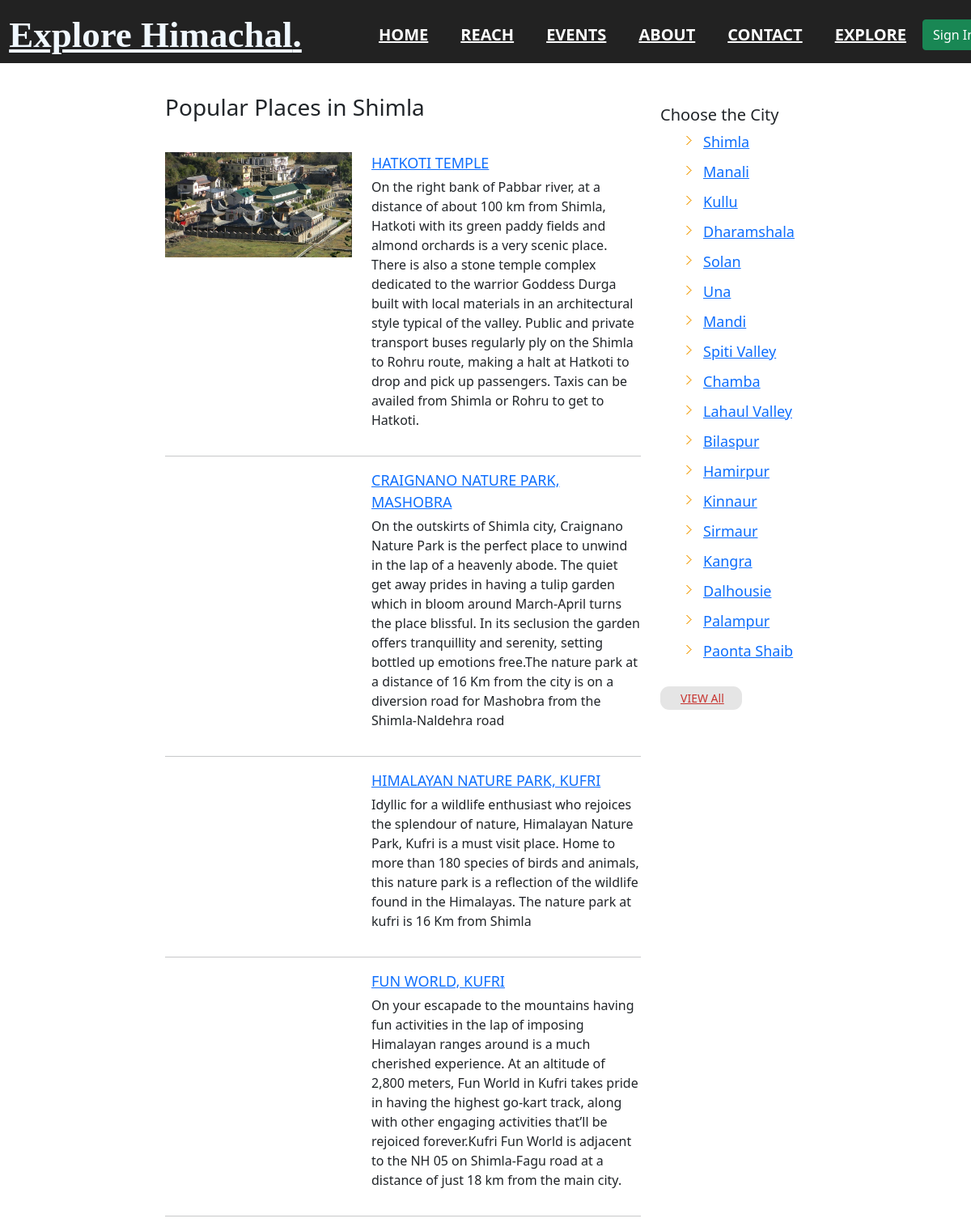
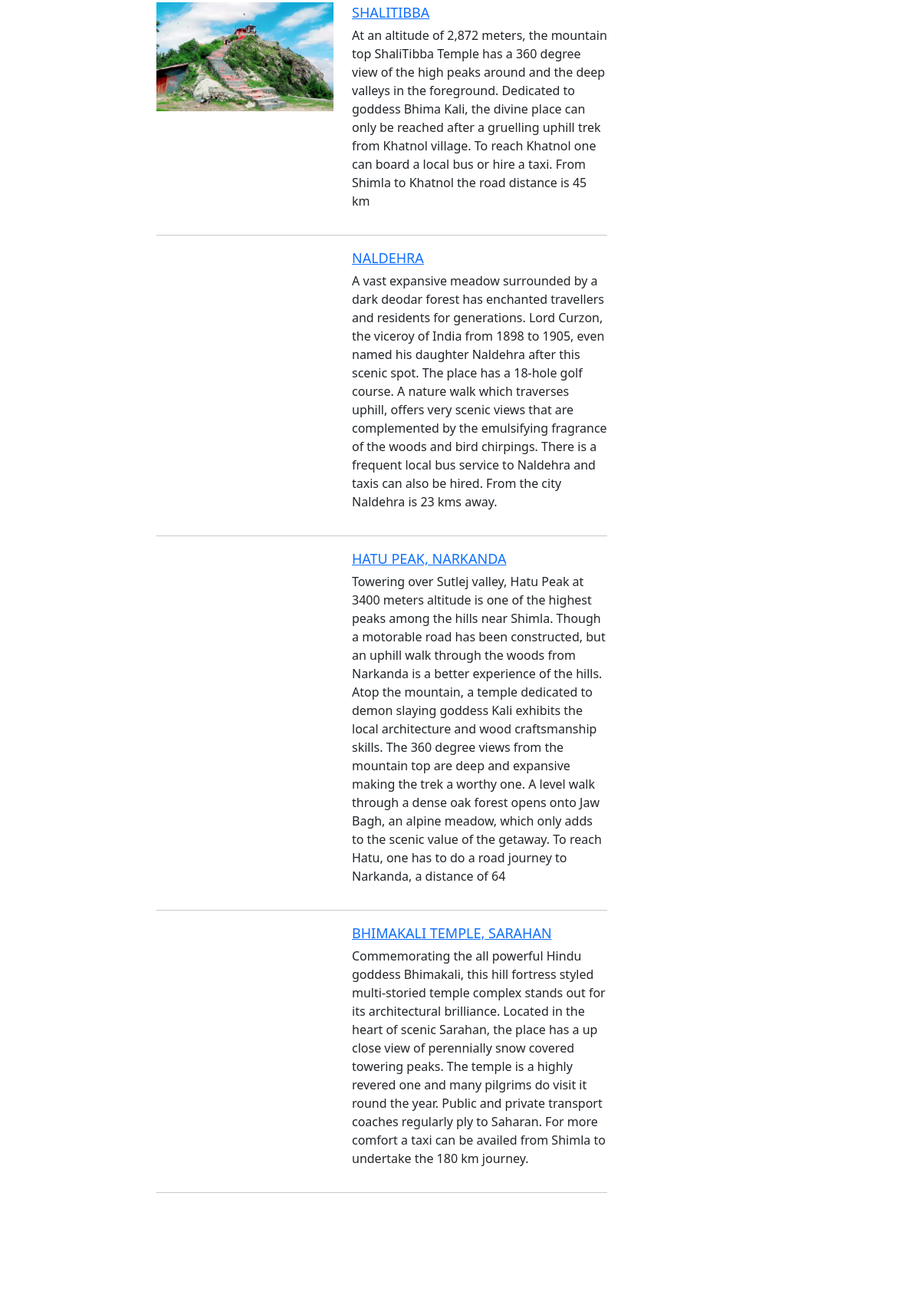
The app's page /touristdestination/explore/Shimla (upper part) with its own data (2 pictures, top to bottom).
### tables this page shows
CREATE TABLE "TouristDestination" (
                "index" SERIAL UNIQUE,
                "name" TEXT,
                "state" TEXT,
                "city" TEXT,
	            "type" TEXT,
                "openingtime" TEXT,
                "closingtime" TEXT,
                "spendingforindian" TEXT,
                "isMedCondAllowed" TEXT,
                "location" TEXT,
                "longitude" TEXT,
                "latitude" TEXT,
                "timerequired" INTEGER,
                "blockData" TEXT
            );

### TouristsDestination/TouristDestinationController.py (the view)
@touristdestination.route('/explore/<cityname>', methods=['GET'])
def places(cityname):
    if (not session.get("index") is None):
        userService = UserServices.UserServices(db)
        userData = userService.getUserSession(session.get("index"))
        if (userData[0]):
            name = userData[1].name
            firstname = name
            if " " in name:
                firstname = name.split()[0]
            usertype = userData[1].usertype
    else:
        userData = [False]
        firstname = ""
        usertype = ""
    service = Services(db)
    data = service.getDestinationsByCity(cityname)
    cityData = service.getCityByName(cityname)
    if(data[0] and cityData[0]):
        return render_template("placesList.html", loggedIn=userData[0], firstname=firstname, destinations=data[1], cityname=cityname, type=usertype, descriptions=data[2])
    else:
        return redirect(url_for('touristdestination.explore'))

### TouristsDestination/TouristDestinationRepo.py (called while the page is built)
    def getDestinationsByCity(self, cityname):
        try:
            query = """ SELECT * from "TouristDestination"
                        WHERE "city" = '{}'; """.format(cityname)
            self.cur.execute(query)
            table = self.cur.fetchall()
        except Exception as e:
            print(e)
            return [False, None]
        destinations = []
        for data in table:
            print("Table = ", data, data[1])
            destination = TouristDestinationModel.TouristDestination(
                data[0], data[1], data[2], data[3], data[4], data[5], data[6], data[7], data[8], data[9], data[10], data[11], data[12], json.loads(data[13]))
            destinations.append(destination)
        return [True, destinations]

### TouristsDestination/TouristDestinationServices.py (called while the page is built)
    def getDestinationsByCity(self, cityname):
        data = self.db.getDestinationsByCity(cityname)
        print("data",data)
        print("data2", data[1])
        description = []
        for i in data[1]:
            print("i", i.blockData)
            description.append(i.blockData)
        print("description",description)
        return [data[0], data[1], description]

    def getCityByName(self, cityname):
        data = self.citydb.getCityByName(cityname)
        return data

### TouristsDestination/citiesRepo.py (called while the page is built)
    def getCityByName(self, name):
        try:
            query = """ SELECT * from "Cities" WHERE "name" = '{}';""".format(
                name)
            self.cur.execute(query)
            data = self.cur.fetchall()
            city = {"index": data[0][0], "name": data[0]
                    [1], "state": data[0][2]}
        except Exception as e:
            print(e)
            return [False, None]
        return [True, city]

### TouristsDestination/templates/placesList.html (shortened to what this page needs)
<!DOCTYPE html>
<html lang="en">
<head>
	<link rel="stylesheet" href="{{ url_for('touristdestination.static', filename='assets/css/camera.css') }}">
	<link rel="stylesheet" href="{{ url_for('touristdestination.static', filename='assets/css/owl.carousel.css') }}">
	<link rel="stylesheet" href="{{ url_for('touristdestination.static', filename='assets/css/style1.css') }} ">
	<link href=" {{ url_for('static', filename='assets/css/style.css') }}" rel="stylesheet">
	<link href="{{ url_for('static', filename='assets/css/main.css') }}" rel="stylesheet">
	<link rel="stylesheet" href="{{ url_for('static', filename='assets/css/bootstrap.css') }}">
	<link href="{{ url_for('static', filename='assets/vendor/aos/aos.css') }}" rel="stylesheet">
	<link href="{{ url_for('static', filename='assets/vendor/bootstrap/css/bootstrap.min.css') }}" rel="stylesheet">
	<link href="{{ url_for('static', filename='assets/vendor/bootstrap-icons/bootstrap-icons.css') }}" rel="stylesheet">
	<link href="{{ url_for('static', filename='assets/vendor/boxicons/css/boxicons.min.css') }}" rel="stylesheet">
</head>
<body>
	<div class="section1 banner-area" id="home">
		<header class="default-header">
			<div class="row">
				<div class="col-7 col-md-4">
					<h1 class="headTitle" style="text-align: center;"><a style="color: aliceblue;" href="/">Explore
							Himachal<span>.</span></a></h1>
				</div>
				<div class="col-5 col-md-8">
					<nav class="navbar navbar-expand-lg  navbar-light">
						<div class="container">
							<div class="collapse navbar-collapse justify-content-end align-items-center"
								id="navbarSupportedContent">
								<ul class="navbar-nav">
									<li><a href="/home">HOME</a></li>
									<li><a href="/home#Learn">REACH</a></li>
									<li><a href="/home#services">EVENTS</a></li>
									<li><a href="/home#footer">ABOUT</a></li>
									<li><a href="/home#analytics">CONTACT</a></li>
									<li><a href="/touristdestination">Explore</a></li>
									{% if loggedIn and type == "user" %}
									<li class="dropdown">
										<a class="dropdown-toggle" href="" id="navbardrop" data-toggle="dropdown">
											Hello {{firstname}}
										</a>
										<div class="dropdown-menu" style="background: #222;">
											<a class="dropdown-item" href="/user/profile">My Profile</a>
											<a class="dropdown-item" href="">My Plans</a>
											<a class="dropdown-item" href="">My Reviews</a>
											<a class="dropdown-item" href="/user/signout">Log Out</a>
										</div>
									</li>
								</ul>
								{% else %}
								</ul>
								<a href="/user/login" class="btn btn-round btn-success">Sign In</a>
								{% endif %}
							</div>
						</div>
					</nav>
				</div>
			</div>
		</header>
	</div>
	<div class="content">
		<div class="row">
			<div class="col-lg-2"></div>
			<div class="col-lg-6">
				<h3>Popular Places in {{cityname}}</h3>
				<div style="height: 30px;"></div>
				{% for i in range(destinations|length) %}
				<div class="row">
					<div class="col-lg-5">
						<img src="{{ url_for('touristdestination.static', filename='assets/img/uploads/'+destinations[i].name.replace(' ','')+'0.jpg') }} "
							alt="" class="img-fluid">
					</div>
					<div class="col-lg-7">
						<div class="text1 col1"><a
								href="{{ '/touristdestination/explore/' + cityname + '/'+destinations[i].name }}">{{destinations[i].name}}</a>
						</div>
						<p> {{descriptions[i]}} </p>
					</div>
				</div>
				<hr>
				{% endfor %}
			</div>
			<div class="col-lg-4">
				<div style="height: 130px;"></div>
				<h5>Choose the City</h5>
				<ul class="list">
					<li><a href="/touristdestination/explore/Shimla">Shimla</a></li>
					<li><a href="/touristdestination/explore/Manali">Manali</a></li>
					<li><a href="/touristdestination/explore/Kullu">Kullu</a></li>
					<li><a href="/touristdestination/explore/Dharamshala">Dharamshala</a></li>
					<li><a href="/touristdestination/explore/Solan">Solan</a></li>
					<li><a href="/touristdestination/explore/Una">Una</a></li>
					<li><a href="/touristdestination/explore/Mandi">Mandi</a></li>
					<li><a href="/touristdestination/explore/SpitiValley">Spiti Valley</a></li>
					<li><a href="/touristdestination/explore/Chamba">Chamba</a></li>
					<li><a href="/touristdestination/explore/LahualValley">Lahaul Valley</a></li>
					<li><a href="/touristdestination/explore/Bilaspur">Bilaspur</a></li>
					<li><a href="/touristdestination/explore/Hamirpur">Hamirpur</a></li>
					<li><a href="/touristdestination/explore/Kinnaur">Kinnaur</a></li>
					<li><a href="/touristdestination/explore/Sirmaur">Sirmaur</a></li>
					<li><a href="/touristdestination/explore/Kangra">Kangra</a></li>
					<li><a href="/touristdestination/explore/Dalhousie">Dalhousie</a></li>
					<li><a href="/touristdestination/explore/Palampur">Palampur</a></li>
					<li><a href="/touristdestination/explore/PaontaSahib">Paonta Shaib</a></li>
				</ul>
				<a href="/touristdestination/explore" class="link1">VIEW A<span class="low">ll</span></a>
			</div>
		</div>
	</div>
</body>
</html>

### TouristsDestination/static/assets/css/style1.css (style rules this page uses)
html { width: 100%; }
* { -webkit-text-size-adjust: none; }
body { position: relative; min-width: 960px; background-color: #002141; color: #737272; font: 14px/20px 'Open Sans', sans-serif; }
p { margin-bottom: 20px; }
img { max-width: 100%; }
h3 { font-size: 30px; line-height: 27px; color: #002747; padding-top: 116px; margin-bottom: 17px; font-weight: normal; }
ul { padding: 0; margin: 0; list-style: none; }
ul.list { margin-bottom: 2px; }
ul.list li { font-size: 18px; padding-left: 21px; background: url(../img/marker.png) 0 6px no-repeat; }
ul.list li+li { margin-top: 10px; }
ul.list + a.link1 { padding-left: 25px; padding-right: 22px; border-radius: 11px; }
.low { text-transform: none; }
.content { background-color: #fff; padding-bottom: 120px; }
.text1 { font-size: 18px; text-transform: uppercase; margin-bottom: 4px; }
a.link1 { font-size: 14px; line-height: 20px; color: #c73430; text-transform: uppercase; display: inline-block; background-color: #e5e5e5; padding: 5px 18px 4px; margin-top: 28px; border-radius: 13px; }
.col1 { color: #f3aa29; }

### static/assets/css/style.css (style rules this page uses)
body { font-family: "Open Sans", sans-serif; color: #444444; }
a { color: #fdc134; text-decoration: none; }
h1, h2, h3, h4, h5, h6 { font-family: "Raleway", sans-serif; }

### static/assets/css/main.css (style rules this page uses)
ol, ul { margin: 0; padding: 0; list-style: none; }
a, a:focus, a:hover { text-decoration: none; outline: 0; }
.default-header { position: absolute; top: 0; left: 0; width: 100%; z-index: 9; }
.navbar-nav a { text-transform: uppercase; font-weight: 600; color: #fff; padding: 20px; font-size: 20px; }
.default-header { background-color: #222; width: 100% !important; }

### TouristsDestination/static/assets/css/skeleton.css (style rules this page uses)
.clearfix:before, .clearfix:after, .row:before, .row:after { content: '\0020'; display: block; overflow: hidden; visibility: hidden; width: 0; height: 0; }
.row:after, .clearfix:after { clear: both; }
.row, .clearfix { zoom: 1; }

### TouristsDestination/static/assets/css/superfish.css (style rules this page uses)
nav { position:relative;padding: 0px 0 0 0; }

### records on screen
TouristDestination: name "HATKOTI TEMPLE"
TouristDestination: name "CRAIGNANO NATURE PARK, MASHOBRA"
TouristDestination: name "HIMALAYAN NATURE PARK, KUFRI"
TouristDestination: name "FUN WORLD, KUFRI"
TouristDestination: name (picture), name "SHALITIBBA"
TouristDestination: name "NALDEHRA"
TouristDestination: name "HATU PEAK, NARKANDA"
TouristDestination: name "BHIMAKALI TEMPLE, SARAHAN"

### other values on screen
{{ cityname }} "Shimla"
